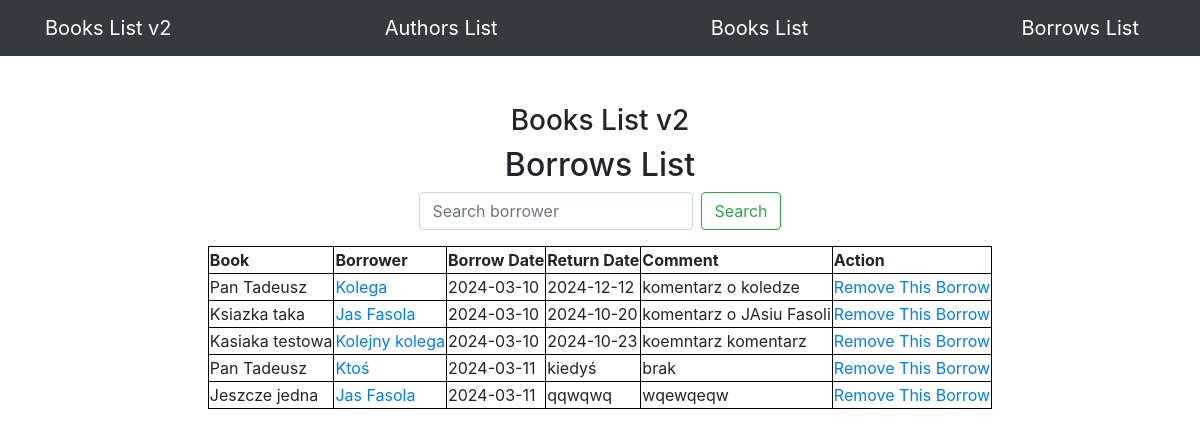
Page /borrows/ on the earlier database version.
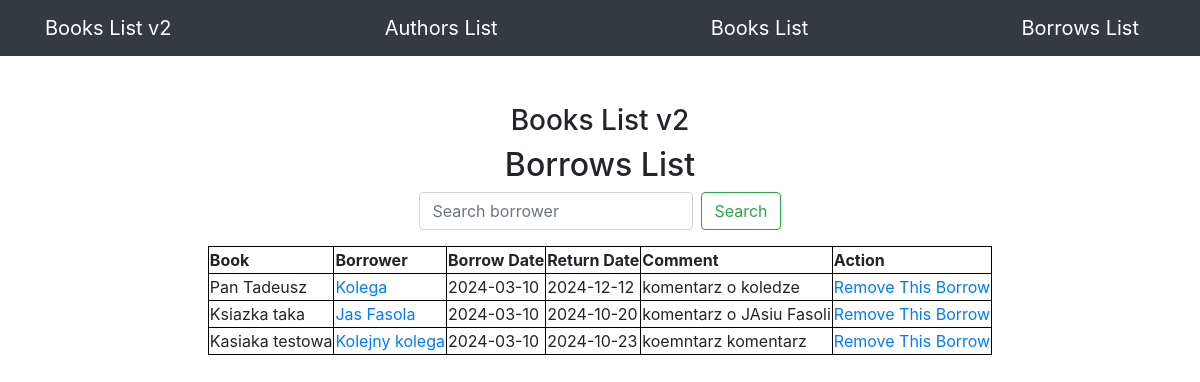
Same page on the later database version.
### app/models.py (models this page shows, shortened)
class Borrow(db.Model):
    id = db.Column(db.Integer, primary_key=True)
    borrower = db.Column(db.String(100), index=True)
    borrow_date = db.Column(db.String(100), index=True, default=datetime.today().strftime('%Y-%m-%d'))
    return_date = db.Column(db.String(100), index=True)
    comment = db.Column(db.String(100), index=True)
    book_id = db.Column(db.Integer, db.ForeignKey('book.id'))
    book = db.relationship("Book", back_populates="borrows")

class Book(db.Model):
    id = db.Column(db.Integer, primary_key=True)
    title = db.Column(db.String(100), index=True)
    date = db.Column(db.String(100), index=True, default=datetime.today().strftime('%Y-%m-%d'))
    comment = db.Column(db.String(100), index=True)
    author_id = db.Column(db.Integer, db.ForeignKey('author.id'))
    borrows = db.relationship("Borrow", back_populates="book")

### app/routes.py (the view)
@app.route('/borrows/', methods=["GET"])
def borrows_view():
    borrower_name = request.args.get('borrower')
    search_query = request.args.get('search')
    if borrower_name:
        borrows = Borrow.query.filter_by(borrower=borrower_name).all()
        search_query = None
    elif search_query:
        borrows = Borrow.query.filter(Borrow.borrower.ilike(f"%{search_query}%")).all()
        borrower_name = None
    else:
        borrows = Borrow.query.all()
        borrower_name = None
        search_query = None
    return render_template("borrows.html", borrower=borrower_name, search=search_query, borrows=borrows)

### app/templates/borrows.html (shortened to what this page needs)
{% extends "base.html" %}
{% block content %}
<div class="d-flex flex-column justify-content-center align-items-center">
    <div class="col-lg-12 text-center d-flex flex-column justify-content-center align-items-center">
        <h3 class="mt-5">Books List v2</h3>
        <h2>Borrows List</h2>
        <form class="form-inline mb-3" action="/borrows/" method="GET">
            <input class="form-control mr-sm-2" type="text" value="{% if search_query %}{{ search_query }}{% endif %}" placeholder="Search borrower" aria-label="Search borrower" name="search">
            <button class="btn btn-outline-success" type="submit">Search</button>
        </form>
    </div>
    {% if borrows %}
    <table class="mb-5">
        <thead>
        <th>Book</th>
        <th>Borrower</th>
        <th>Borrow Date</th>
        <th>Return Date</th>
        <th>Comment</th>
        <th>Action</th>
        </thead>
        {% for borrow in borrows %}
        <tr>
            <td>{{ borrow.book.title }}</a></td>
            <td><a href="/borrows/?borrower={{ borrow.borrower }}">{{ borrow.borrower }}</a></td>
            <td>{{ borrow.borrow_date }}</td>
            <td>{{ borrow.return_date }}</td>
            <td>{{ borrow.comment }}</td>
            <td><a href="/removeborrow/{{ borrow.id }}">Remove This Borrow</a></td>
        </tr>
        {% endfor %}
    {% else %}
        <h3>Nothing was found.</h3>
    {% endif %}
    </table>
</div>
{% endblock %}

### app/templates/base.html (shortened to what this page needs)
<!DOCTYPE html>
<html lang="en">
    <head>
        <link rel="stylesheet" href="https://cdn.jsdelivr.net/npm/bootstrap@4.4.1/dist/css/bootstrap.min.css">
    </head>
    <body>
        <nav class="navbar navbar-expand-lg navbar-dark bg-dark">
            <div class="container">
                <a class="navbar-brand" href="/">Books List v2</a>
                <a class="navbar-brand" href="/authors/">Authors List</a>
                <a class="navbar-brand" href="/books/">Books List</a>
                <a class="navbar-brand" href="/borrows/">Borrows List</a>
            </div>
        </nav>
        <div class="container d-flex flex-column justify-content-center align-items-center">
            {% block content %}
            {% endblock %}
        </div>
    </body>
</html>

### app/templates/base.html (style rules this page uses)
table, th, tr, td { border: 1px solid black; }

Differences in the rows shown:
removed Borrow: book "Pan Tadeusz", borrower "Ktoś", borrow_date "2024-03-11", return_date "kiedyś", comment "brak"
removed Borrow: book "Jeszcze jedna", borrower "Jas Fasola", borrow_date "2024-03-11", return_date "qqwqwq", comment "wqewqeqw"
